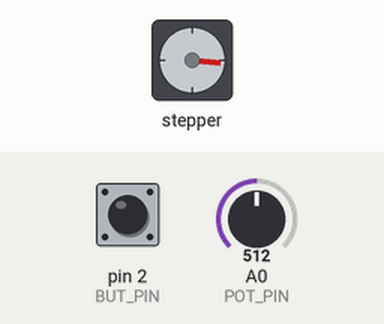
A sketch run on a simulated Arduino Uno, built with avr-gcc and run on an emulated ATmega328P. Parts: stepper motor. Wiring (inferred from the names in the program): stepper motor driver (200 steps per turn assumed): step pin 6; direction pin 4. The test bench sets the inputs (shaded band); at power-on: A0 (POT_PIN) = 512, pin 2 (BUT_PIN) LOW. What the sketch prints to the serial monitor is not drawn.

Above: at 1.25 s.
1.3 s: A0 (POT_PIN) set to 122
2.8 s: A0 (POT_PIN) set to 306
At 2.95 s:
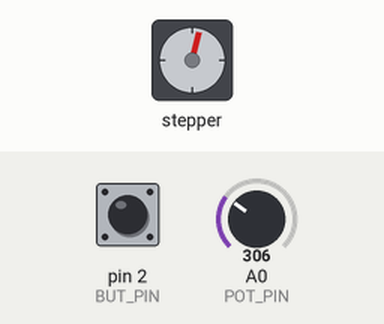
At 3.55 s:
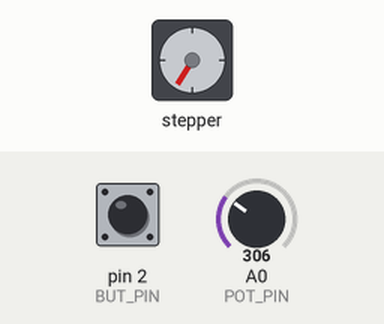
5.8 s: pin 2 (BUT_PIN) pulled HIGH for 3.2 s
At 6.9 s:
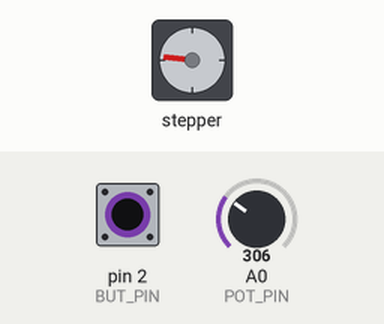
11.4 s: pin 2 (BUT_PIN) pulled HIGH for 0.15 s
14.5 s: A0 (POT_PIN) set to 0
Timing chart, 0 to 17.0 s (numbered marks = the images above; inputs shaded):
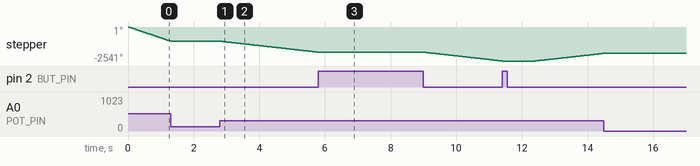

The sketch:

ManualControl.ino
```cpp
#define POT_PIN A0
#define AVCC 5
#define ADC_PRECISION 10
#define VMIN 1
#define VMAX 4
#define MIN_SPEED 0 // In step/s
#define MAX_SPEED 1000 // In step/s

#define BUT_PIN 2

#define DIR_PIN 4
#define STP_PIN 6

void setup() {
  Serial.begin(115200);
  pinMode(POT_PIN, INPUT);
  pinMode(BUT_PIN, INPUT);
  pinMode(DIR_PIN, OUTPUT);
  pinMode(STP_PIN, OUTPUT);
  while(!Serial);
}

void pulse(int pin) {
  digitalWrite(pin, HIGH);
  digitalWrite(pin, LOW);
}

float clamp(float x, float down, float up) {
  return max(down, min(x, up));
}

unsigned long get_period(int adc_reading) {
  float voltage = adc_reading * (AVCC / (float)(1 << ADC_PRECISION));
  float input = (clamp(voltage, VMIN, VMAX) - VMIN)/(VMAX - VMIN); // input is in [0; 1]
  float step_per_sec = input * (MAX_SPEED - MIN_SPEED) + MIN_SPEED;
  Serial.println(step_per_sec);
  if(step_per_sec <= 0)
    return 1e9;
  return ceil(1e6/step_per_sec); // in microseconds
}

unsigned long last_step = 0;
bool dir = true;

void loop() {

  // Direction change
  if(digitalRead(BUT_PIN)) {
    delay(1000);
    dir = !dir;
    digitalWrite(DIR_PIN, dir);
    while(digitalRead(BUT_PIN));
  }

  // Speed change
  unsigned long period = get_period(analogRead(POT_PIN));

  // Sends a step pulse if necessary
  unsigned long now = micros();
  if(now >= last_step + period) {
    pulse(STP_PIN);
    last_step = now;
  }
}
```

Measured:
- after the input at 1.3 s, stepper: stops changing and stays -1063°
- after the input at 2.8 s, stepper: keeps turning counter-clockwise at about 274°/s, starting at once
- by itself, stepper: keeps turning counter-clockwise at about 832°/s
